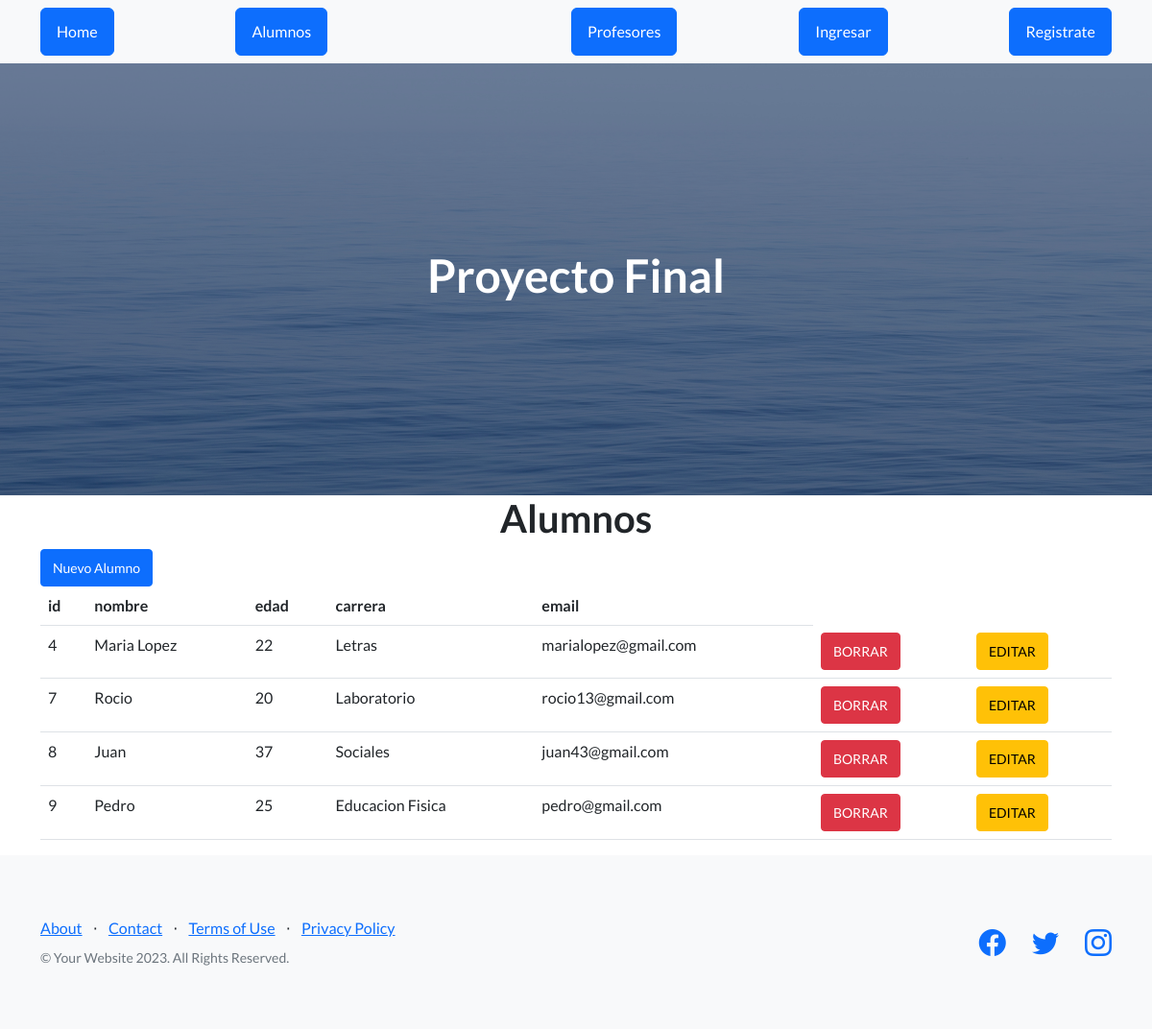
The app's page /AppCoder/alumnos (signed in) with its own data.
### AppCoder/models.py (models this page shows, shortened)
class Alumno(models.Model):
    nombre = models.CharField(max_length=30)
    edad = models.IntegerField()
    carrera = models.CharField(max_length=25)
    email = models.CharField(max_length=25)

### AppCoder/views.py (the view)
# urls.py: path("alumnos" , views.alumnos , name="alumnos"),
@login_required
def alumnos(request):
    alumno = Alumno.objects.all()
    print(alumnos)
    dicc = {"alumnos": alumno}
    plantilla = loader.get_template("alumnos.html")
    documento = plantilla.render(dicc)
    return HttpResponse(documento)

### AppCoder/template/alumnos.html
{% extends "padre.html" %}
{% load static %}
{% block contenido %}
    <main class="container">
        <h1 class="text-xl-center title"> Alumnos </h1>
        <a href="alta_alumno" class="btn btn-primary btn-sm">Nuevo Alumno</a>
        <table class="table">
            <thead>
                <tr>
                    <th>id</th>
                    <th>nombre</th>
                    <th>edad</th>
                    <th>carrera</th>
                    <th>email</th>
                </tr>
            </thead>
            <tbody>
                {% for n in alumnos %}
                <tr>
                    <td>{{n.id}}</td>
                    <td>{{n.nombre}}</td>
                    <td>{{n.edad}}</td>
                    <td>{{n.carrera}}</td>
                    <td>{{n.email}}</td>
                    <td><a href="{% url 'elimina_alumno' n.id %}" class="btn btn-danger btn-sm">BORRAR</a></td>
                    <td><a href="{% url 'editar_alumno' n.id %}" class="btn btn-warning btn-sm">EDITAR</a></td>
                </tr>
                {% endfor %}
            </tbody>
        </table>
    </main>
{% endblock %}

### records on screen
Alumno: id "4", nombre "Maria Lopez", edad "22", carrera "Letras", email "marialopez@gmail.com"
Alumno: id "7", nombre "Rocio", edad "20", carrera "Laboratorio", email "rocio13@gmail.com"
Alumno: id "8", nombre "Juan", edad "37", carrera "Sociales", email "juan43@gmail.com"
Alumno: id "9", nombre "Pedro", edad "25", carrera "Educacion Fisica", email "pedro@gmail.com"
